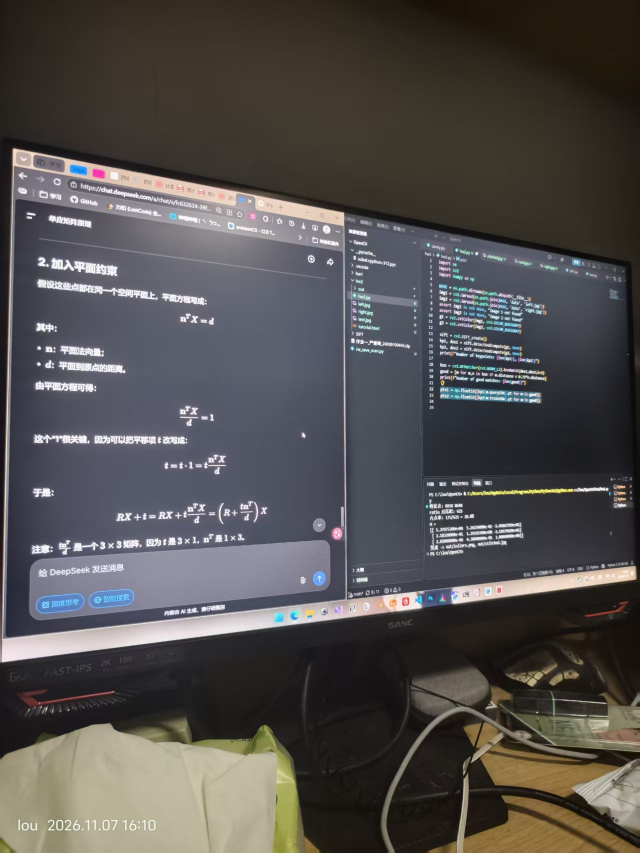
#> input picture hw2/input/left.jpg, 1279 x 1706 px (shown at 1/2 size)
$ python hw2.py
#> lines starting #> are read from the running program, lines starting #| are printed output that depends on the picture; after the words box and inside, x2 and y2 are one past the last pixel; in counts of white or black regions, pixels touching at a corner belong together
import os
import cv2
import numpy as np

BASE = os.path.dirname(os.path.abspath(__file__))
img1 = cv2.imread(os.path.join(BASE, 'input', 'left.jpg'))
#> img1 is the input picture: shape (1706, 1279, 3); mean B, G, R 78.1, 79.2, 81.9
img2 = cv2.imread(os.path.join(BASE, 'input', 'right.jpg'))
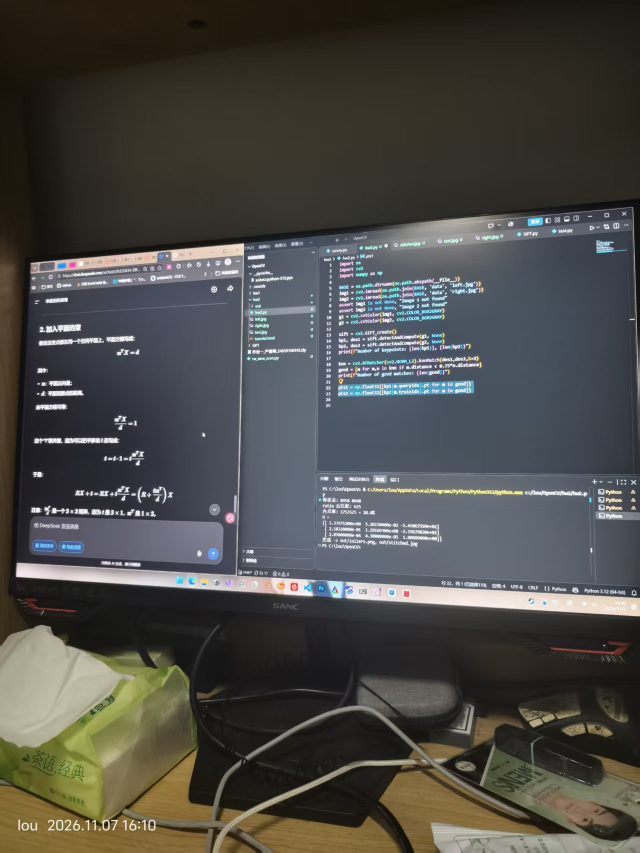
#> input picture hw2/input/right.jpg, 1279 x 1706 px (shown at 1/2 size)
#> img2 is the input picture: shape (1706, 1279, 3); mean B, G, R 70.5, 74.1, 74.9
assert img1 is not None, "Image 1 not found"
assert img2 is not None, "Image 2 not found"
g1 = cv2.cvtColor(img1, cv2.COLOR_BGR2GRAY)
g2 = cv2.cvtColor(img2, cv2.COLOR_BGR2GRAY)
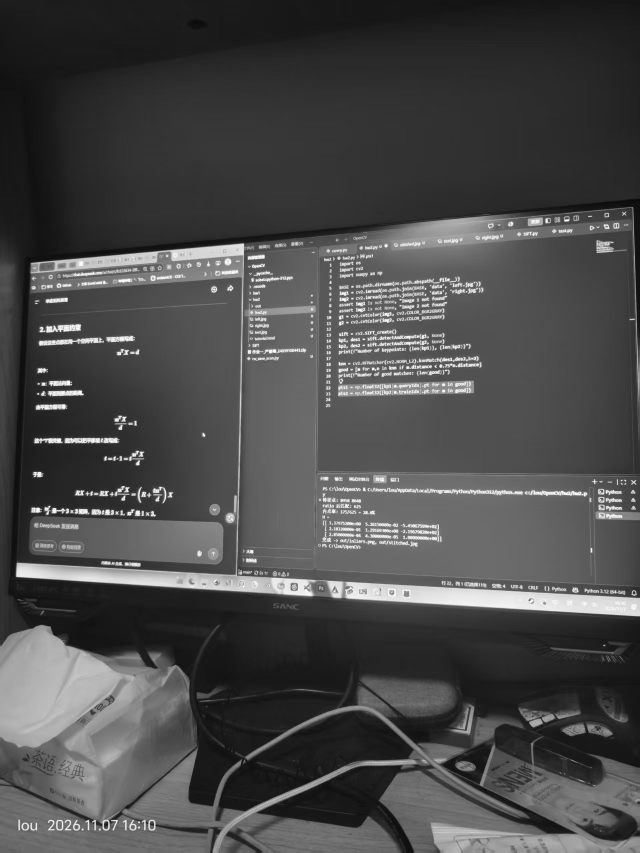
#> g2: shape (1706, 1279) (shown at 1/2 size); min 5, max 255, mean 73.9

sift = cv2.SIFT_create()
kp1, des1 = sift.detectAndCompute(g1, None)
#> kp1 = 5561 keypoints; strongest (x, y, size): (78, 728, 4.6), (78, 696, 4.7), (938, 746, 3.3), (991, 750, 3.3)
kp2, des2 = sift.detectAndCompute(g2, None)
#> kp2 = 5800 keypoints; strongest (x, y, size): (76, 788, 2.5), (109, 1021, 6.7), (77, 767, 2.6), (87, 768, 5.1)
print(f"Number of keypoints: {len(kp1)}, {len(kp2)}")
#| Number of keypoints: 5561, 5800

knn = cv2.BFMatcher(cv2.NORM_L2).knnMatch(des1,des2,k=2)
#> knn = 5561 matches
good = [m for m,n in knn if m.distance < 0.75*n.distance]
#> good = 959 matches
print(f"Number of good matches: {len(good)}")
#| Number of good matches: 959

pts1 = np.float32([kp1[m.queryIdx].pt for m in good])
#> pts1 = 959 pairs, first value 38.06 to 1251.3, second value 315.3 to 1680.4
pts2 = np.float32([kp2[m.trainIdx].pt for m in good])
#> pts2 = 959 pairs, first value 38.07 to 1270.4, second value 441 to 1686.2

def normalize_points(pts):
    pts = np.asarray(pts, dtype=np.float64)
    c = pts.mean(axis=0)
    d = np.sqrt(((pts - c) ** 2).sum(axis=1)).mean()
    s = np.sqrt(2.0) / d if d > 1e-12 else 1.0
    T = np.array([[s, 0, -s * c[0]],
                  [0, s, -s * c[1]],
                  [0, 0, 1.0]])
    h = np.hstack([pts, np.ones((len(pts), 1))])
    return ((T @ h.T).T)[:, :2], T


def dlt(pts1, pts2):
    p1, T1 = normalize_points(pts1)
    p2, T2 = normalize_points(pts2)
    A = []
    for (x, y), (u, v) in zip(p1, p2):
        A.append([-x, -y, -1, 0, 0, 0, x * u, y * u, u])
        A.append([0, 0, 0, -x, -y, -1, x * v, y * v, v])
    _, _, Vt = np.linalg.svd(np.asarray(A, dtype=np.float64))
    H = np.linalg.inv(T2) @ Vt[-1].reshape(3, 3) @ T1
    return H / H[2, 2]


def apply_h(H, pts):
    pts = np.asarray(pts, dtype=np.float64)
    h = np.hstack([pts, np.ones((len(pts), 1))])
    q = (H @ h.T).T
    w = q[:, 2:3].copy()
    w[np.abs(w) < 1e-12] = 1e-12
    return q[:, :2] / w


def ransac(pts1, pts2, thresh=4.0, max_iter=3000, seed=0):
#> called with pts1 = array of shape (959, 2), pts2 = array of shape (959, 2), thresh = 4, max_iter = 3000, seed = 0
    rng = np.random.default_rng(seed)
    n = len(pts1)
#> n = 959
    best_H, best_mask, best_cnt = None, np.zeros(n, bool), 0
#> best_cnt = 0

    for _ in range(max_iter):
        idx = rng.choice(n, 4, replace=False)

        # 任意三点共线 → A 秩亏，重抽
        ok = True
        for a, b, c in [(0, 1, 2), (0, 1, 3), (0, 2, 3), (1, 2, 3)]:
            v1 = pts1[idx[b]] - pts1[idx[a]]
            v2 = pts1[idx[c]] - pts1[idx[a]]
            if abs(v1[0] * v2[1] - v1[1] * v2[0]) < 1.0:
                ok = False
                break
        if not ok:
            continue

        H = dlt(pts1[idx], pts2[idx])
        err = np.linalg.norm(apply_h(H, pts1) - pts2, axis=1)
        mask = err < thresh
        if mask.sum() > best_cnt:
            best_cnt, best_mask, best_H = int(mask.sum()), mask, H
#> this loop made 3000 passes
#> (idx, T1 in dlt, T2 in dlt, best_cnt) on passes 1, 6, 8, 10: ([258, 489, 813, 609], [[0.00723, 0, -5.38], [0, 0.00723, -4.85], [0, 0, 1]], [[0.00982, 0, -7.16], [0, 0.00982, -6.44], [0, 0, 1]], 5), ([287, 517, 461, 76], [[0.00408, 0, -2.13], [0, 0.00408, -5.01], [0, 0, 1]], [[0.00479, 0, -1.77], [0, 0.00479, -5.79], [0, 0, 1]], 37), ([588, 731, 367, 442], [[0.005, 0, -3.94], [0, 0.005, -4.37], [0, 0, 1]], [[0.0055, 0, -3.19], [0, 0.0055, -4.77], [0, 0, 1]], 634), ([371, 837, 555, 129], [[0.00378, 0, -2.54], [0, 0.00378, -3.21], [0, 0, 1]], [[0.0045, 0, -2.28], [0, 0.0045, -3.74], [0, 0, 1]], 689)
#> (idx, T1 in dlt, T2 in dlt) on passes 2 to 5: ([15, 779, 167, 622], [[0.00302, 0, -1.62], [0, 0.00302, -2.74], [0, 0, 1]], [[0.00469, 0, -1.88], [0, 0.00469, -4.94], [0, 0, 1]]), ([698, 928, 521, 605], [[0.00603, 0, -5.5], [0, 0.00603, -5.34], [0, 0, 1]], [[0.00475, 0, -3.9], [0, 0.00475, -4.14], [0, 0, 1]]), ([2, 779, 642, 377], [[0.00309, 0, -1.94], [0, 0.00309, -3.48], [0, 0, 1]], [[0.0034, 0, -1.56], [0, 0.0034, -3.78], [0, 0, 1]]), ([698, 168, 811, 731], [[0.00428, 0, -3.24], [0, 0.00428, -2.98], [0, 0, 1]], [[0.00452, 0, -3.11], [0, 0.00452, -3.29], [0, 0, 1]])

    if best_cnt < 10:
        return None, best_mask

    # 用全部内点重算（对应 4.4 第 4 步）
    H = dlt(pts1[best_mask], pts2[best_mask])
    mask = np.linalg.norm(apply_h(H, pts1) - pts2, axis=1) < thresh
    return H, mask


H, mask = ransac(pts1, pts2)
assert H is not None, "RANSAC 失败，内点不足"
print("内点率: %d/%d = %.1f%%" % (mask.sum(), len(mask), 100 * mask.mean()))
#| 内点率: 710/959 = 74.0%
print("H =")
print(np.round(H, 6))
#| [[ 4.34813000e-01 -1.88580000e-02  5.36683070e+01]
#|  [-3.82786000e-01  6.02426000e-01  3.51429262e+02]
#|  [-4.25000000e-04 -3.00000000e-06  1.00000000e+00]]

def stitch(img1, img2, H):
    h1, w1 = img1.shape[:2]
    h2, w2 = img2.shape[:2]

    # 包围盒：图1 四角经 H 变换后，与图2 四角求并集
    c1 = np.float32([[0, 0], [w1, 0], [w1, h1], [0, h1]]).reshape(-1, 1, 2)
    warped = cv2.perspectiveTransform(c1, H).reshape(-1, 2)
    c2 = np.float32([[0, 0], [w2, 0], [w2, h2], [0, h2]])
    allc = np.vstack([warped, c2])
    xmin, ymin = np.floor(allc.min(axis=0)).astype(int)
    xmax, ymax = np.ceil(allc.max(axis=0)).astype(int)
    ow, oh = int(xmax - xmin), int(ymax - ymin)

    T = np.array([[1, 0, -xmin], [0, 1, -ymin], [0, 0, 1]], np.float64)
    M = T @ H

    # 图1：变换到画布，同时得到它的有效区域掩码
    canvas1 = cv2.warpPerspective(img1, M, (ow, oh))
    mask1 = cv2.warpPerspective(np.full((h1, w1), 255, np.uint8), M, (ow, oh),
                                flags=cv2.INTER_NEAREST)
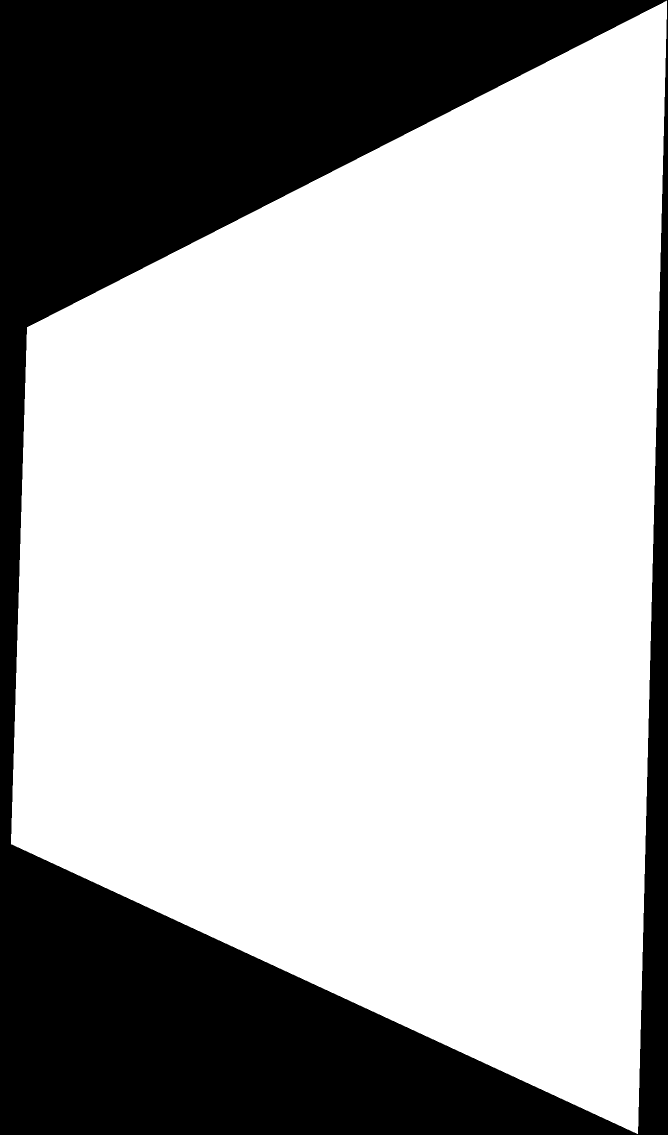
#> mask1: shape (2270, 1336) (shown at 1/2 size); 68.9% white; 1 black region, box (x1, y1, x2, y2) and area: (0, 0, 1336, 2270) 942538

    # 图2：平移到画布（其余区域为 0），同样生成掩码
    canvas2 = np.zeros_like(canvas1)
    mask2 = np.zeros((oh, ow), np.uint8)
    ox, oy = -xmin, -ymin
    x0, y0 = max(ox, 0), max(oy, 0)
    x1, y1 = min(ox + w2, ow), min(oy + h2, oh)
    if x1 > x0 and y1 > y0:
        canvas2[y0:y1, x0:x1] = img2[y0 - oy:y1 - oy, x0 - ox:x1 - ox]
        mask2[y0:y1, x0:x1] = 255

    # 距离变换 → 羽化权重：离接缝越远，这一侧越可信
    d1 = cv2.distanceTransform(mask1, cv2.DIST_L2, 3)
    d2 = cv2.distanceTransform(mask2, cv2.DIST_L2, 3)
    total = d1 + d2 + 1e-6
    a1 = (d1 / total)[..., None]
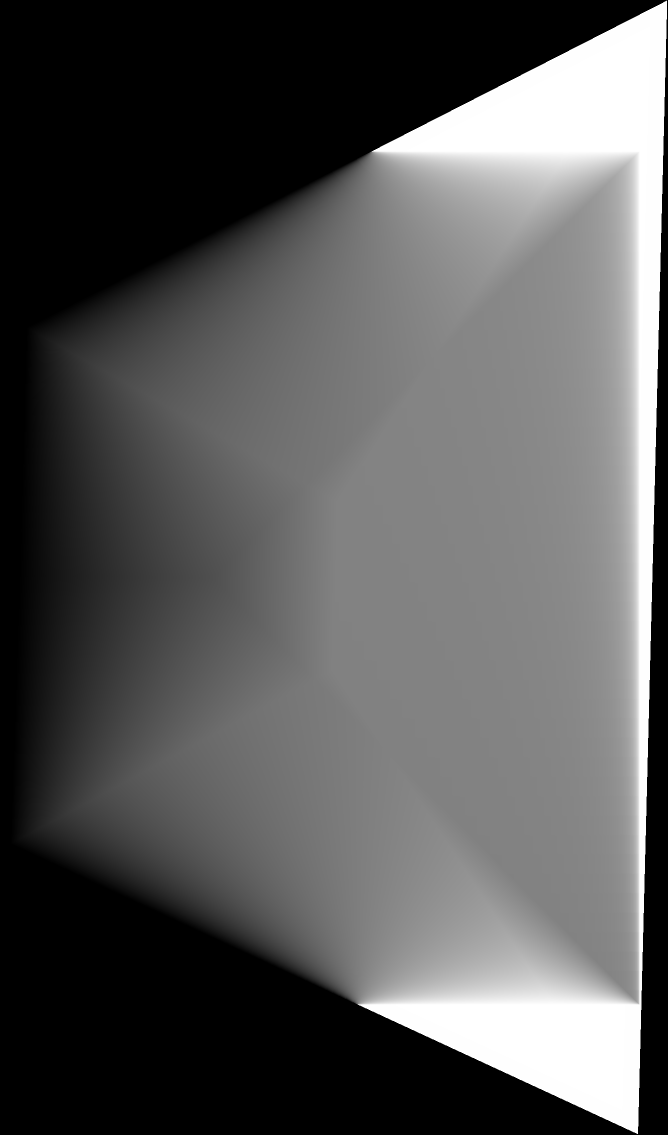
#> a1: shape (2270, 1336, 1) float32 (shown at 1/2 size); min 0, max 1, mean 0.343
    a2 = (d2 / total)[..., None]
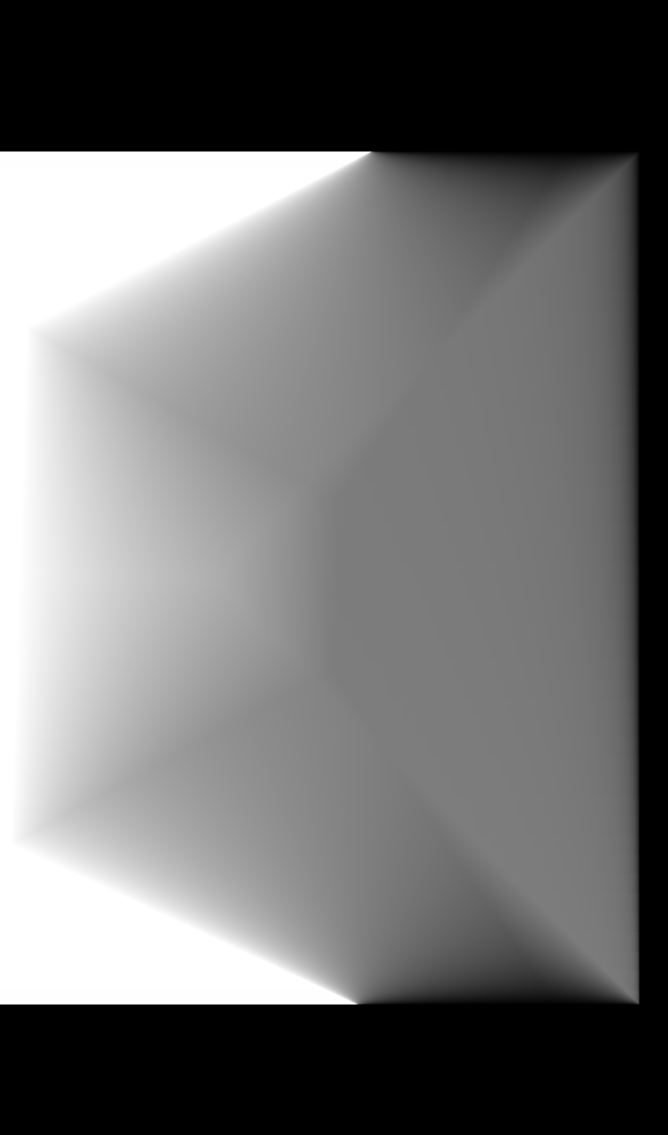
#> a2: shape (2270, 1336, 1) float32 (shown at 1/2 size); min 0, max 1, mean 0.444

    out = canvas1.astype(np.float32) * a1 + canvas2.astype(np.float32) * a2
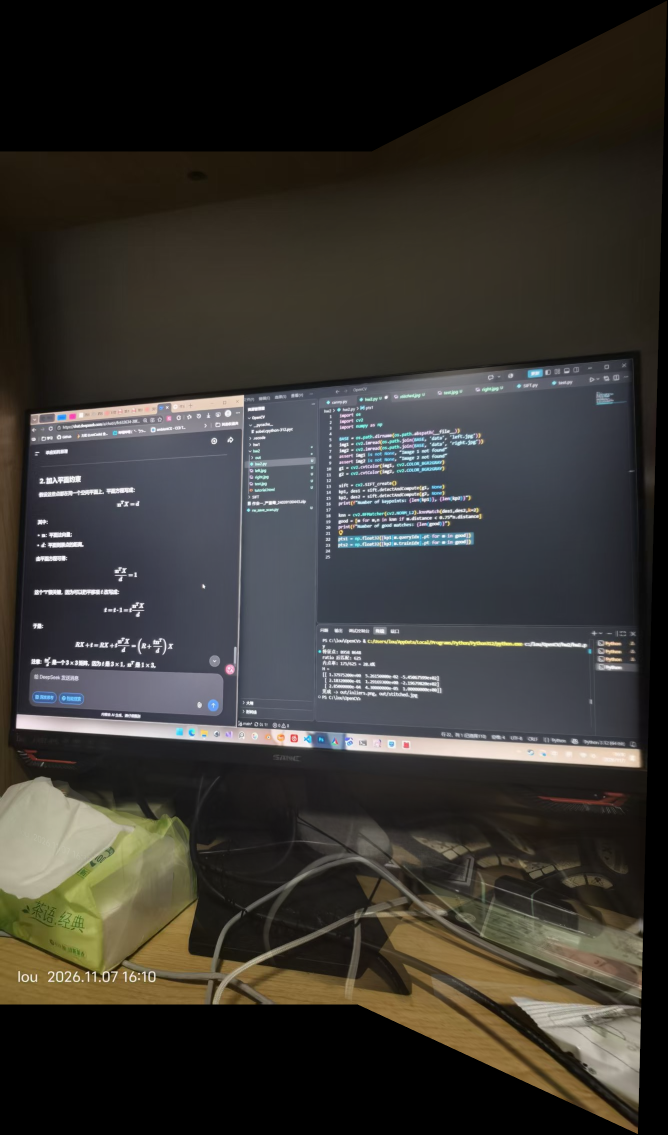
#> out: shape (2270, 1336, 3) float32 (shown at 1/2 size); mean B, G, R 49.6, 54, 56.4; drawn with min black and max white
    return np.clip(out, 0, 255).astype(np.uint8)


OUT = os.path.join(BASE, "out")
os.makedirs(OUT, exist_ok=True)
inliers = [good[i] for i in np.where(mask)[0]]
cv2.imwrite(os.path.join(OUT, "inliers.png"),
            cv2.drawMatches(img1, kp1, img2, kp2, inliers, None,
                            matchColor=(0, 200, 0),
                            flags=cv2.DrawMatchesFlags_NOT_DRAW_SINGLE_POINTS))
cv2.imwrite(os.path.join(OUT, "stitched.jpg"), stitch(img1, img2, H))
print("完成 -> output/inliers.png, output/stitched.jpg")
